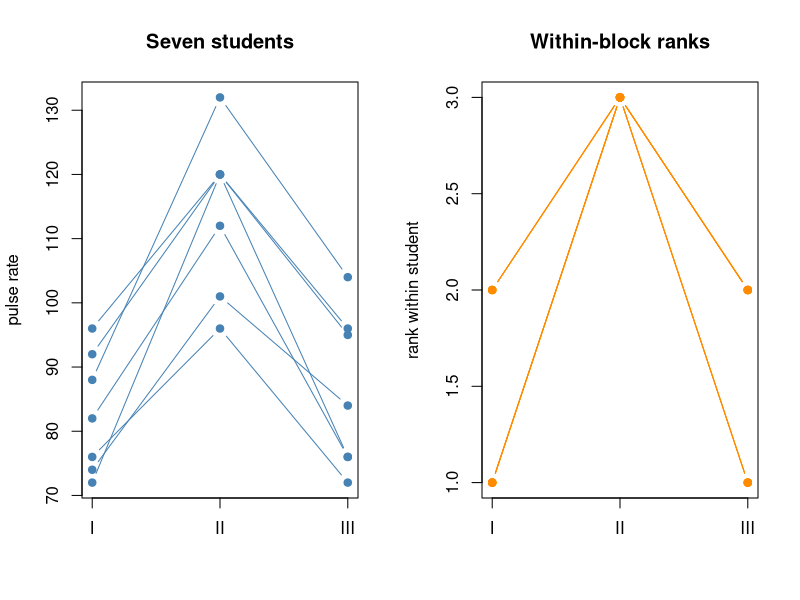

Write R code to recreate this figure.
# Pulse rates of seven students on three occasions: raw profiles and within-block ranks for the Friedman test.
pr <- matrix(c(72, 120, 76, 96, 120, 95, 88, 132, 104, 92, 120, 96,
               74, 101, 84, 76, 96, 72, 82, 112, 76), ncol = 3, byrow = TRUE,
             dimnames = list(LETTERS[1:7], c("I", "II", "III")))
print(friedman.test(pr))                                  # chi-squared = 10.571, p = 0.005063
ranks <- t(apply(pr, 1, rank))
print(colSums(ranks))                                     # 10 21 11
op <- par(mfrow = c(1, 2))
matplot(t(pr), type = "b", pch = 19, lty = 1, col = "steelblue", xaxt = "n",
        ylab = "pulse rate", main = "Seven students")
axis(1, 1:3, colnames(pr))
matplot(t(ranks), type = "b", pch = 19, lty = 1, col = "darkorange", xaxt = "n",
        ylab = "rank within student", main = "Within-block ranks")
axis(1, 1:3, colnames(pr))
par(op)
